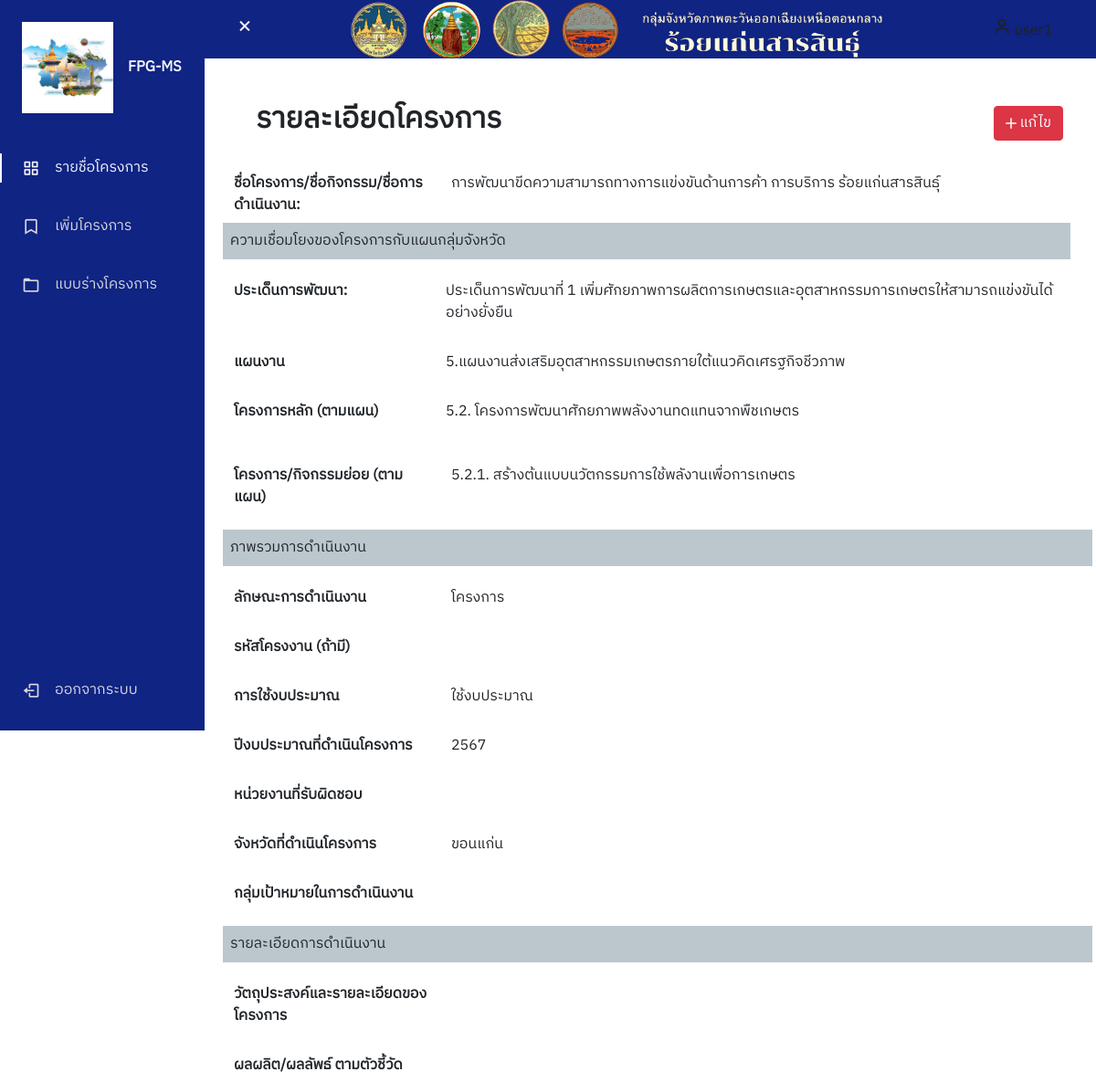
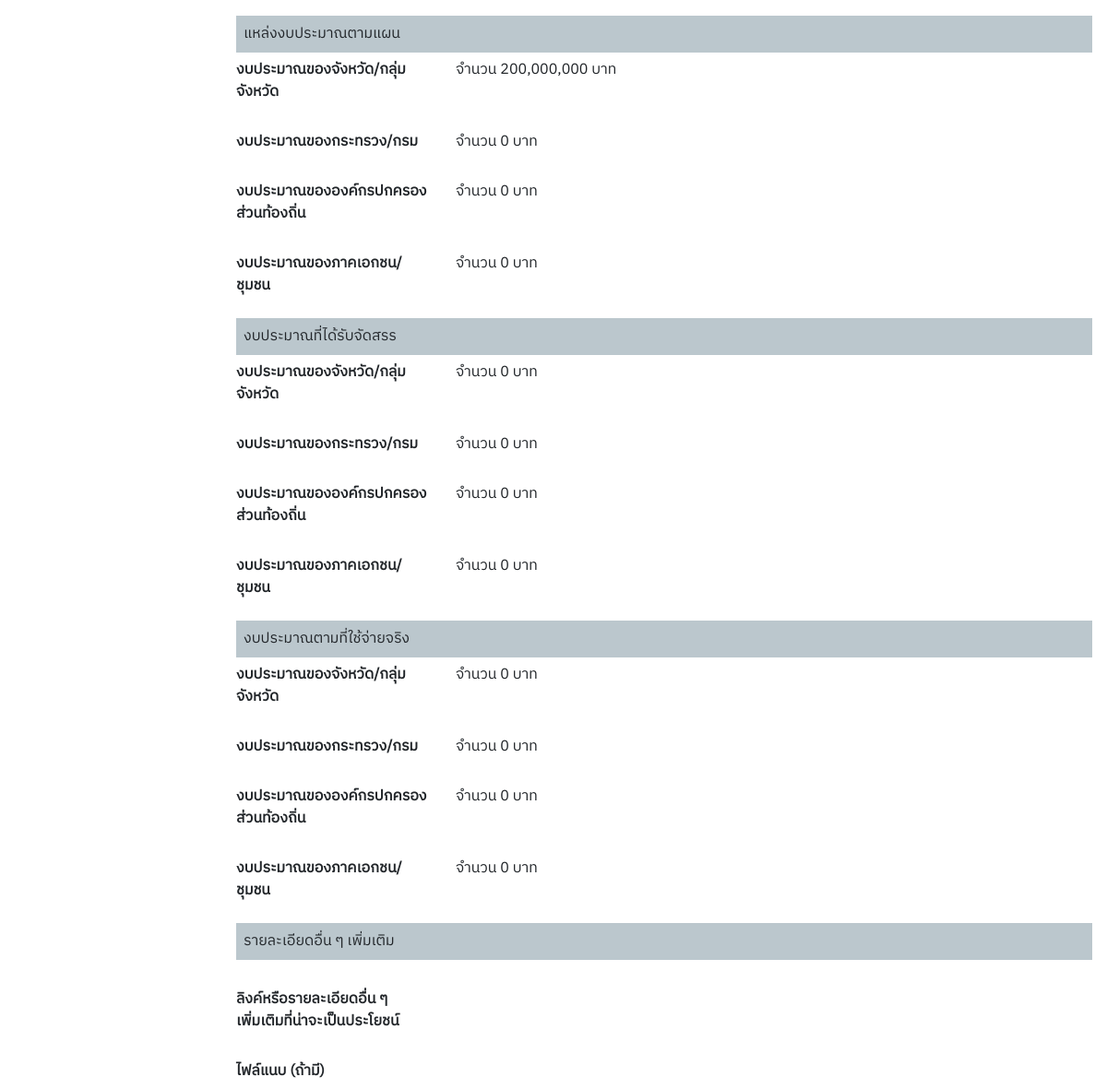
Page /index/detail.php?project_id=31 (signed in) on the committed database (2 pictures, top to bottom).
### tables this page shows
CREATE TABLE `project` (
  `project_id` int(11) NOT NULL,
  `project_name` varchar(1000) NOT NULL,
  `development_subject` int(11) DEFAULT NULL,
  `project_roadmap` int(11) DEFAULT NULL,
  `project_main` int(11) DEFAULT NULL,
  `project_sub` int(11) DEFAULT NULL,
  `operation_type` varchar(200) DEFAULT NULL,
  `project_code` varchar(100) DEFAULT NULL,
  `use_budget` varchar(200) DEFAULT NULL,
  `budget_year` varchar(200) DEFAULT NULL,
  `institution` varchar(1000) DEFAULT NULL,
  `province` varchar(100) DEFAULT NULL,
  `target_user` varchar(1000) DEFAULT NULL,
  `project_objective` varchar(2000) DEFAULT NULL,
  `project_result` varchar(2000) DEFAULT NULL,
  `project_additional` varchar(2000) DEFAULT NULL,
  `budget_province_plan` bigint(30) DEFAULT 0,
  `budget_province_receive` bigint(30) DEFAULT 0,
  `budget_province_use` bigint(30) DEFAULT 0,
  `budget_department_plan` bigint(30) DEFAULT 0,
  `budget_department_receive` bigint(30) DEFAULT 0,
  `budget_department_use` bigint(30) DEFAULT 0,
  `budget_local_plan` bigint(30) DEFAULT 0,
  `budget_local_receive` bigint(30) DEFAULT 0,
  `budget_local_use` bigint(30) DEFAULT 0,
  `budget_private_plan` bigint(30) DEFAULT 0,
  `budget_private_receive` bigint(30) DEFAULT 0,
  `budget_private_use` bigint(30) DEFAULT 0,
  `user_id` int(11) NOT NULL,
  `file_path` varchar(200) DEFAULT NULL
);

CREATE TABLE `development_subject` (
  `development_id` int(11) NOT NULL,
  `development_name` varchar(200) NOT NULL
);

CREATE TABLE `project_roadmap` (
  `project_roadmap_id` int(11) NOT NULL,
  `project_roadmap_name` varchar(200) NOT NULL,
  `development_id` int(11) NOT NULL
);

CREATE TABLE `project_main` (
  `project_main_id` int(11) NOT NULL,
  `project_main_name` varchar(200) NOT NULL,
  `project_roadmap_id` int(11) NOT NULL
);

CREATE TABLE `project_sub` (
  `project_sub_id` int(11) NOT NULL,
  `project_sub_name` varchar(200) NOT NULL,
  `project_main_id` int(11) NOT NULL
);

### index/detail.php (the view, shortened to what this page needs)
<!DOCTYPE html>
<html lang="en">
<head>
  <?php include "../connect.php" ?>
</head>
<body id="body-pd" class="body-pd">
  <?php
  $stmt = $pdo->prepare("SELECT *
  FROM project
  LEFT JOIN development_subject
  ON project.development_subject = development_subject.development_id
  LEFT JOIN project_roadmap
  ON project.project_roadmap = project_roadmap.project_roadmap_id
  LEFT JOIN project_main
  ON project.project_main = project_main.project_main_id
  LEFT JOIN project_sub
  ON project.project_sub = project_sub.project_sub_id
  WHERE project_id = ?");
  $stmt->bindParam(1, $_GET["project_id"]);
  $stmt->execute();
  ?>
  <header class="header body-pd" id="header">
    <div class="header_toggle"> <i class='bx bx-menu bx-x' id="header-toggle"></i> </div>
    <div><img src="/img/111-removebg-preview.png" width="600"></div>
    <a class="nav-link" active aria-current="page" style="color:#212121"><span><i class='bx bx-user nav_icon'></i> <?php
                                                                                                                    echo $_COOKIE["user_name"]; ?></span></a>
  </header>
  <div class="l-navbar show" id="nav-bar">
    <nav class="nav">
      <div> <a href="dashboard.php" class="nav_logo"> <img src="../assets/logo.png" height="100px" width="100px "><span class="nav_logo-name">FPG-MS</span> </a>
        <div class="nav_list">
          <a href="dashboard.php" class="nav_link active"> <i class='bx bx-grid-alt nav_icon'></i> <span class="nav_name">รายชื่อโครงการ</span> </a>
          <a href="add_project.php" class="nav_link"> <i class='bx bx-bookmark nav_icon'></i> <span class="nav_name">เพิ่มโครงการ</span> </a>
          <a href="model.php" class="nav_link"> <i class='bx bx-folder nav_icon'></i> <span class="nav_name">แบบร่างโครงการ</span> </a>
        </div>
      </div>
      <a href="../login/index.php" class="nav_link"> <i class='bx bx-log-out nav_icon'></i> <span class="nav_name">ออกจากระบบ</span> </a>
    </nav>
  </div>
  <div class="height-100 py-5">
    <?php $row = $stmt->fetch()  ?>
    <div id="main" class="bd-main order-1">
      <div class="bd-intro ps-lg-4">
        <div class="d-md-flex flex-md-row-reverse align-items-center justify-content-between">
          <?php if ($_COOKIE['user_id'] == $row['user_id']) { ?>
            <a class="btn btn-danger" href="edit_project.php?project_id=<?= $row["project_id"] ?>?from=detail" title="edit" rel="noopener" style="margin-right: 20px;"><svg xmlns="http://www.w3.org/2000/svg" width="12" height="12" fill="currentColor" class="bi bi-plus-lg" viewBox="0 0 16 16">
                <path d="M8 0a1 1 0 0 1 1 1v6h6a1 1 0 1 1 0 2H9v6a1 1 0 1 1-2 0V9H1a1 1 0 0 1 0-2h6V1a1 1 0 0 1 1-1z" />
              </svg> แก้ไข </a>
          <?php } else { ?>
            <div></div>
          <?php } ?>
          <h2 class="bd-title" id="content" style="font-weight: bold;">รายละเอียดโครงการ</h2>
        </div>
      </div>
      <br>
      <div class="w-100 bd-highlight">
        <div class="row mb-3">
          <label for="project_code" class="col-sm-3 col-form-label" style="font-weight: bold;">ชื่อโครงการ/ชื่อกิจกรรม/ชื่อการดำเนินงาน:</label>
          <div class="col-sm-9 col-form-label">
            <?= $row["project_name"] ?>
          </div>
          <div class="row mb-3">
            <div class="-flex p-2 bd-highlight" style="background-color: #bbc7cd;">
              <label>ความเชื่อมโยงของโครงการกับแผนกลุ่มจังหวัด
              </label>
            </div>
          </div>
          <div class="row mb-3">
            <label for="project_code" class="col-sm-3 col-form-label" style="font-weight: bold;">ประเด็นการพัฒนา: </label>
            <div class="col-sm-9 col-form-label">
              <?= $row["development_name"] ?>
            </div>
          </div>
          <div class="row mb-3">
            <label for="project_code" class="col-sm-3 col-form-label" style="font-weight: bold;">แผนงาน</label>
            <div class="col-sm-9 col-form-label">
              <?= $row["project_roadmap_name"] ?>
            </div>
          </div>
          <div class="row mb-3">
            <label for="project_code" class="col-sm-3 col-form-label" style="font-weight: bold;">โครงการหลัก (ตามแผน)</label>
            <div class="col-sm-9 col-form-label">
              <?= $row["project_main_name"] ?>
            </div>
          </div>
        </div>
        <div class="row mb-3">
          <label for="project_code" class="col-sm-3 col-form-label" style="font-weight: bold;">โครงการ/กิจกรรมย่อย (ตามแผน)</label>
          <div class="col-sm-9 col-form-label">
            <?= $row["project_sub_name"] ?>
          </div>
        </div>
        <div class="row mb-3">
          <div class="-flex p-2 bd-highlight" style="background-color: #bbc7cd;">
            <label>ภาพรวมการดำเนินงาน</label>
          </div>
        </div>
        <div class="row mb-3">
          <label for="project_code" class="col-sm-3 col-form-label" style="font-weight: bold;">ลักษณะการดำเนินงาน</label>
          <div class="col-sm-9 col-form-label">
            <?= $row["operation_type"] ?>
          </div>
        </div>
        <div class="row mb-3">
          <label for="project_code" class="col-sm-3 col-form-label" style="font-weight: bold;">รหัสโครงงาน (ถ้ามี)</label>
          <div class="col-sm-9 col-form-label">
          </div>
        </div>
        <div class="row mb-3">
          <label for="project_code" class="col-sm-3 col-form-label" style="font-weight: bold;">การใช้งบประมาณ</label>
          <div class="col-sm-9 col-form-label">
            <?= $row["use_budget"] ?>
          </div>
        </div>
        <div class="row mb-3">
          <label for="project_code" class="col-sm-3 col-form-label" style="font-weight: bold;">ปีงบประมาณที่ดำเนินโครงการ</label>
          <div class="col-sm-9 col-form-label">
            <?= $row["budget_year"] ?>
          </div>
        </div>
        <div class="row mb-3">
          <label for="project_code" class="col-sm-3 col-form-label" style="font-weight: bold;">หน่วยงานที่รับผิดชอบ</label>
          <div class="col-sm-9 col-form-label">
          </div>
        </div>
        <div class="row mb-3">
          <label for="project_code" class="col-sm-3 col-form-label" style="font-weight: bold;">จังหวัดที่ดำเนินโครงการ</label>
          <div class="col-sm-9 col-form-label">
            <?= $row["province"] ?>
          </div>
        </div>
        <div class="row mb-3">
          <label for="project_code" class="col-sm-3 col-form-label" style="font-weight: bold;">กลุ่มเป้าหมายในการดำเนินงาน</label>
          <div class="col-sm-9 col-form-label">
          </div>
        </div>
        <div class="row mb-3">
          <div class="-flex p-2 bd-highlight" style="background-color: #bbc7cd;">
            <label>รายละเอียดการดำเนินงาน</label>
          </div>
        </div>
        <div class="row mb-3">
          <label for="project_code" class="col-sm-3 col-form-label" style="font-weight: bold;">วัตถุประสงค์และรายละเอียดของโครงการ</label>
          <div class="col-sm-9 col-form-label">
          </div>
        </div>
        <div class="row mb-3">
          <label for="project_code" class="col-sm-3 col-form-label" style="font-weight: bold;">ผลผลิต/ผลลัพธ์ ตามตัวชี้วัด</label>
          <div class="col-sm-9 col-form-label">
          </div>
        </div>
        <div>
          <div class="-flex p-2 bd-highlight" style="background-color: #bbc7cd;">
            <label>แหล่งงบประมาณตามแผน</label>
          </div>
          <div class="row mb-3">
            <label for="project_code" class="col-sm-3 col-form-label" style="font-weight: bold;">งบประมาณของจังหวัด/กลุ่มจังหวัด</label>
            <div class="col-sm-9 col-form-label">
              จำนวน <?= ($row["budget_province_plan"] == '') ? "0" : number_format($row["budget_province_plan"]) ?> บาท
            </div>
          </div>
          <div class="row mb-3">
            <label for="project_code" class="col-sm-3 col-form-label" style="font-weight: bold;">งบประมาณของกระทรวง/กรม</label>
            <div class="col-sm-9 col-form-label">
              จำนวน <?= ($row["budget_department_plan"] == '') ? "0" : number_format($row["budget_department_plan"]) ?> บาท
            </div>
          </div>
          <div class="row mb-3">
            <label for="project_code" class="col-sm-3 col-form-label" style="font-weight: bold;">งบประมาณขององค์กรปกครองส่วนท้องถิ่น</label>
            <div class="col-sm-9 col-form-label">
              จำนวน <?= ($row["budget_local_plan"] == '') ? "0" : number_format($row["budget_local_plan"]) ?> บาท
            </div>
          </div>
          <div class="row mb-3">
            <label for="project_code" class="col-sm-3 col-form-label" style="font-weight: bold;">งบประมาณของภาคเอกชน/ชุมชน</label>
            <div class="col-sm-9 col-form-label">
              จำนวน <?= ($row["budget_private_plan"] == '') ? "0" : number_format($row["budget_private_plan"]) ?> บาท
            </div>
          </div>
          <div class="-flex p-2 bd-highlight" style="background-color: #bbc7cd;">
            <label>งบประมาณที่ได้รับจัดสรร</label>
          </div>
          <div class="row mb-3">
            <label for="project_code" class="col-sm-3 col-form-label" style="font-weight: bold;">งบประมาณของจังหวัด/กลุ่มจังหวัด</label>
            <div class="col-sm-9 col-form-label">
              จำนวน <?= ($row["budget_province_receive"] == '') ? "0" : number_format($row["budget_province_receive"]) ?> บาท
            </div>
          </div>
          <div class="row mb-3">
            <label for="project_code" class="col-sm-3 col-form-label" style="font-weight: bold;">งบประมาณของกระทรวง/กรม</label>
            <div class="col-sm-9 col-form-label">
              จำนวน <?= ($row["budget_department_receive"] == '') ? "0" : number_format($row["budget_department_receive"]) ?> บาท
            </div>
          </div>
          <div class="row mb-3">
            <label for="project_code" class="col-sm-3 col-form-label" style="font-weight: bold;">งบประมาณขององค์กรปกครองส่วนท้องถิ่น</label>
            <div class="col-sm-9 col-form-label">
              จำนวน <?= ($row["budget_local_receive"] == '') ? "0" : number_format($row["budget_local_receive"]) ?> บาท
            </div>
          </div>
          <div class="row mb-3">
            <label for="project_code" class="col-sm-3 col-form-label" style="font-weight: bold;">งบประมาณของภาคเอกชน/ชุมชน</label>
            <div class="col-sm-9 col-form-label">
              จำนวน <?= ($row["budget_private_receive"] == '') ? "0" : number_format($row["budget_private_receive"]) ?> บาท
            </div>
          </div>
          <div class="-flex p-2 bd-highlight" style="background-color: #bbc7cd;">
            <label>งบประมาณตามที่ใช้จ่ายจริง</label>
          </div>
          <div class="row mb-3">
            <label for="project_code" class="col-sm-3 col-form-label" style="font-weight: bold;">งบประมาณของจังหวัด/กลุ่มจังหวัด</label>
            <div class="col-sm-9 col-form-label">
              จำนวน <?= ($row["budget_province_use"] == '') ? "0" : number_format($row["budget_province_use"]) ?> บาท
            </div>
          </div>
          <div class="row mb-3">
            <label for="project_code" class="col-sm-3 col-form-label" style="font-weight: bold;">งบประมาณของกระทรวง/กรม</label>
            <div class="col-sm-9 col-form-label">
              จำนวน <?= ($row["budget_department_use"] == '') ? "0" : number_format($row["budget_department_use"]) ?> บาท
            </div>
          </div>
          <div class="row mb-3">
            <label for="project_code" class="col-sm-3 col-form-label" style="font-weight: bold;">งบประมาณขององค์กรปกครองส่วนท้องถิ่น</label>
            <div class="col-sm-9 col-form-label">
              จำนวน <?= ($row["budget_local_use"] == '') ? "0" : number_format($row["budget_local_use"]) ?> บาท
            </div>
          </div>
          <div class="row mb-3">
            <label for="project_code" class="col-sm-3 col-form-label" style="font-weight: bold;">งบประมาณของภาคเอกชน/ชุมชน</label>
            <div class="col-sm-9 col-form-label">
              จำนวน <?= ($row["budget_private_use"] == '') ? "0" : number_format($row["budget_private_use"]) ?> บาท
            </div>
          </div>
          <div class="-flex p-2 bd-highlight" style="background-color: #bbc7cd;">
            <label>รายละเอียดอื่น ๆ เพิ่มเติม</label>
          </div><br>
          <div class="row mb-3">
            <label for="project_code" class="col-sm-3 col-form-label" style="font-weight: bold;">ลิงค์หรือรายละเอียดอื่น ๆ <br>เพิ่มเติมที่น่าจะเป็นประโยชน์</label>
            <div class="col-sm-9 col-form-label">
            </div>
          </div>
          <div class="row mb-3">
            <label for="project_code" class="col-sm-3 col-form-label" style="font-weight: bold;">ไฟล์แนบ (ถ้ามี)</label>
            <div class="col-sm-9 col-form-label">
            </div>
          </div>
        </div>
      </div>
    </div>
</body>
</html>

### rows in the picture
project: project_name "การพัฒนาขีดความสามารถทางการแข่งขันด้านการค้า การบริการ ร้อยแก่นสารสินธุ์", development_subject.development_name "ประเด็นการพัฒนาที่ 1 เพิ่มศักยภาพการผลิตการเกษตรและอุตสาหกรรมการเกษตรให้สามารถแข่งขันได้อย่างยั่งยืน", project_roadmap.project_roadmap_name "5.แผนงานส่งเสริมอุตสาหกรรมเกษตรภายใต้แนวคิดเศรฐกิจชีวภาพ", project_main.project_main_name "5.2. โครงการพัฒนาศักยภาพพลังงานทดแทนจากพืชเกษตร", project_sub.project_sub_name "5.2.1. สร้างต้นแบบนวัตกรรมการใช้พลังานเพื่อการเกษตร", operation_type "โครงการ", use_budget "ใช้งบประมาณ", budget_year "2567", province "ขอนแก่น", budget_province_plan "200,000,000", budget_department_plan "0", budget_local_plan "0", budget_private_plan "0", budget_province_receive "0", budget_department_receive "0", budget_local_receive "0", budget_private_receive "0", budget_province_use "0", budget_department_use "0", budget_local_use "0", budget_private_use "0"
